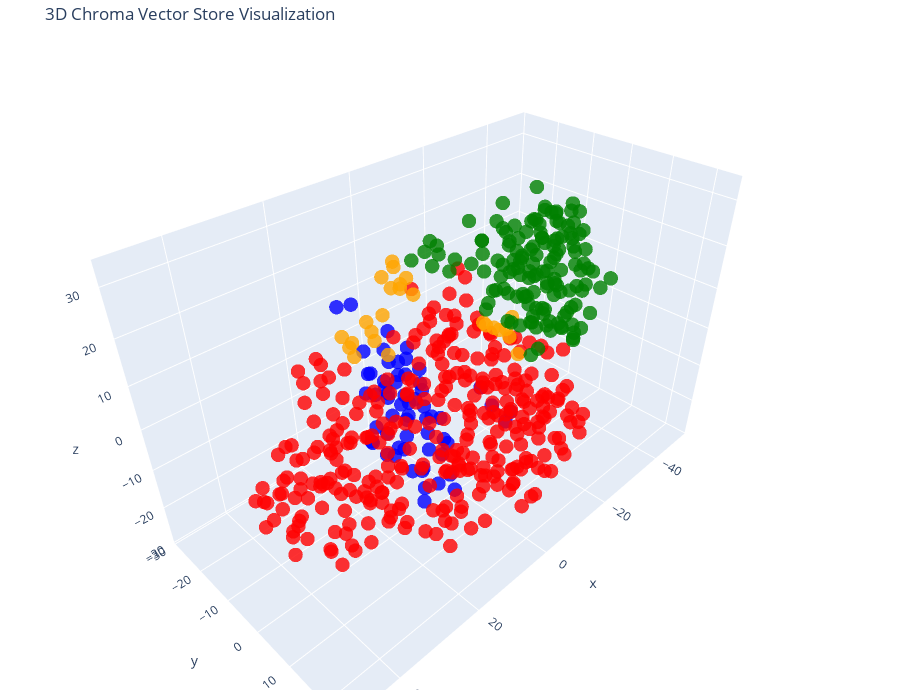

Write notebook code for a chart like this one.
### Code cell
# Let's try 3D!

tsne = TSNE(n_components=3, random_state=42)
reduced_vectors = tsne.fit_transform(vectors)

# Create the 3D scatter plot
fig = go.Figure(data=[go.Scatter3d(
    x=reduced_vectors[:, 0],
    y=reduced_vectors[:, 1],
    z=reduced_vectors[:, 2],
    mode='markers',
    marker=dict(size=5, color=colors, opacity=0.8),
    text=[f"Type: {t}<br>Text: {d[:100]}..." for t, d in zip(doc_types, documents)],
    hoverinfo='text'
)])

fig.update_layout(
    title='3D Chroma Vector Store Visualization',
    scene=dict(xaxis_title='x', yaxis_title='y', zaxis_title='z'),
    width=900,
    height=700,
    margin=dict(r=10, b=10, l=10, t=40)
)

fig.show()

### Figure 1 — Plotly figure (JSON) as saved in the notebook; plotly's stock layout.template omitted (floating-point values rounded to 4 significant figures; data arrays with more than 128 entries replaced by an {"elided": "..."} marker saying what was removed)
{"data": [{"hoverinfo": "text", "marker": {"color": {"elided": "538 str values"}, "opacity": 0.8, "size": 5}, "mode": "markers", "text": {"elided": "538 str values"}, "type": "scatter3d", "x": {"elided": "538 float values"}, "y": {"elided": "538 float values"}, "z": {"elided": "538 float values"}}], "layout": {"height": 700, "margin": {"b": 10, "l": 10, "r": 10, "t": 40}, "scene": {"xaxis": {"title": {"text": "x"}}, "yaxis": {"title": {"text": "y"}}, "zaxis": {"title": {"text": "z"}}}, "title": {"text": "3D Chroma Vector Store Visualization"}, "width": 900}}
